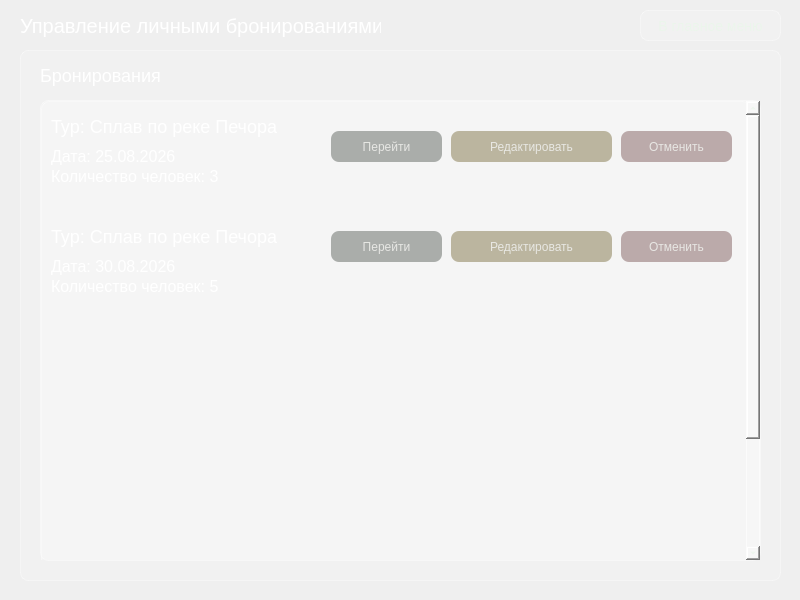
<?xml version="1.0" encoding="UTF-8"?>
<ui version="4.0">
 <class>Dialog</class>
 <widget class="QDialog" name="Dialog">
  <property name="geometry">
   <rect>
    <x>0</x>
    <y>0</y>
    <width>800</width>
    <height>600</height>
   </rect>
  </property>
  <property name="windowTitle">
   <string>Dialog</string>
  </property>
  <property name="styleSheet">
   <string notr="true">background-color: qlineargradient(spread:pad, x1:1, y1:1, x2:0, y2:0,
    stop:0 rgba(20, 65, 30, 255),
    stop:0.427447 rgba(35, 95, 55, 235),
    stop:1 rgba(110, 160, 90, 255));

</string>
  </property>
  <widget class="QLabel" name="label_Admin">
   <property name="geometry">
    <rect>
     <x>20</x>
     <y>10</y>
     <width>361</width>
     <height>31</height>
    </rect>
   </property>
   <property name="styleSheet">
    <string notr="true">background-color: none;
font-size: 20px;
border: none;
color: white;</string>
   </property>
   <property name="text">
    <string>Управление личными бронированиями</string>
   </property>
  </widget>
  <widget class="QFrame" name="frame_2">
   <property name="geometry">
    <rect>
     <x>20</x>
     <y>50</y>
     <width>761</width>
     <height>531</height>
    </rect>
   </property>
   <property name="styleSheet">
    <string notr="true">background-color: rgba(255, 255, 255, 0.15);
color: rgb(235, 245, 235);
border: 1px solid rgba(255, 255, 255, 0.35);
border-radius: 8px</string>
   </property>
   <property name="frameShape">
    <enum>QFrame::Shape::StyledPanel</enum>
   </property>
   <property name="frameShadow">
    <enum>QFrame::Shadow::Raised</enum>
   </property>
   <widget class="QLabel" name="label_5">
    <property name="geometry">
     <rect>
      <x>20</x>
      <y>10</y>
      <width>231</width>
      <height>31</height>
     </rect>
    </property>
    <property name="styleSheet">
     <string notr="true">background-color: none;
font-size: 18px;
border: none;
color: white;</string>
    </property>
    <property name="text">
     <string>Бронирования</string>
    </property>
   </widget>
   <widget class="QScrollArea" name="scrollArea_2">
    <property name="enabled">
     <bool>true</bool>
    </property>
    <property name="geometry">
     <rect>
      <x>20</x>
      <y>50</y>
      <width>721</width>
      <height>461</height>
     </rect>
    </property>
    <property name="horizontalScrollBarPolicy">
     <enum>Qt::ScrollBarPolicy::ScrollBarAlwaysOff</enum>
    </property>
    <property name="widgetResizable">
     <bool>false</bool>
    </property>
    <widget class="QWidget" name="scrollAreaWidgetContents_3">
     <property name="enabled">
      <bool>true</bool>
     </property>
     <property name="geometry">
      <rect>
       <x>0</x>
       <y>0</y>
       <width>710</width>
       <height>610</height>
      </rect>
     </property>
     <widget class="QLabel" name="label_TouristName_5">
      <property name="geometry">
       <rect>
        <x>10</x>
        <y>10</y>
        <width>291</width>
        <height>31</height>
       </rect>
      </property>
      <property name="styleSheet">
       <string notr="true">background-color: none;
font-size: 18px;
border: none;
color: white;</string>
      </property>
      <property name="text">
       <string>Тур: Сплав по реке Печора</string>
      </property>
     </widget>
     <widget class="QPushButton" name="pushButton_Profile_9">
      <property name="geometry">
       <rect>
        <x>290</x>
        <y>30</y>
        <width>111</width>
        <height>31</height>
       </rect>
      </property>
      <property name="styleSheet">
       <string notr="true">background-color: rgba(110, 115, 110, 140);
color: rgba(235, 235, 232, 235);
border: none;
border-radius: 8px;
padding: 8px 18px;</string>
      </property>
      <property name="text">
       <string>Перейти</string>
      </property>
     </widget>
     <widget class="QLabel" name="label_TouristName_9">
      <property name="geometry">
       <rect>
        <x>10</x>
        <y>40</y>
        <width>291</width>
        <height>31</height>
       </rect>
      </property>
      <property name="styleSheet">
       <string notr="true">background-color: none;
font-size: 16px;
border: none;
color: white;</string>
      </property>
      <property name="text">
       <string>Дата: 25.08.2026</string>
      </property>
     </widget>
     <widget class="QLabel" name="label_TouristName_13">
      <property name="geometry">
       <rect>
        <x>10</x>
        <y>60</y>
        <width>291</width>
        <height>31</height>
       </rect>
      </property>
      <property name="styleSheet">
       <string notr="true">background-color: none;
font-size: 16px;
border: none;
color: white;</string>
      </property>
      <property name="text">
       <string>Количество человек: 3</string>
      </property>
     </widget>
     <widget class="QLabel" name="label_TouristName_10">
      <property name="geometry">
       <rect>
        <x>10</x>
        <y>150</y>
        <width>291</width>
        <height>31</height>
       </rect>
      </property>
      <property name="styleSheet">
       <string notr="true">background-color: none;
font-size: 16px;
border: none;
color: white;</string>
      </property>
      <property name="text">
       <string>Дата: 30.08.2026</string>
      </property>
     </widget>
     <widget class="QLabel" name="label_TouristName_6">
      <property name="geometry">
       <rect>
        <x>10</x>
        <y>120</y>
        <width>291</width>
        <height>31</height>
       </rect>
      </property>
      <property name="styleSheet">
       <string notr="true">background-color: none;
font-size: 18px;
border: none;
color: white;</string>
      </property>
      <property name="text">
       <string>Тур: Сплав по реке Печора</string>
      </property>
     </widget>
     <widget class="QLabel" name="label_TouristName_14">
      <property name="geometry">
       <rect>
        <x>10</x>
        <y>170</y>
        <width>291</width>
        <height>31</height>
       </rect>
      </property>
      <property name="styleSheet">
       <string notr="true">background-color: none;
font-size: 16px;
border: none;
color: white;</string>
      </property>
      <property name="text">
       <string>Количество человек: 5</string>
      </property>
     </widget>
     <widget class="QPushButton" name="pushButton_Profile_11">
      <property name="geometry">
       <rect>
        <x>580</x>
        <y>30</y>
        <width>111</width>
        <height>31</height>
       </rect>
      </property>
      <property name="styleSheet">
       <string notr="true">background-color: rgba(140, 110, 110, 140);
color: rgba(235, 235, 232, 235);
border: none;
border-radius: 8px;
padding: 8px 18px;</string>
      </property>
      <property name="text">
       <string>Отменить</string>
      </property>
     </widget>
     <widget class="QPushButton" name="pushButton_Profile_12">
      <property name="geometry">
       <rect>
        <x>410</x>
        <y>30</y>
        <width>161</width>
        <height>31</height>
       </rect>
      </property>
      <property name="styleSheet">
       <string notr="true">background-color: rgba(140, 130, 90, 140);
color: rgba(235, 235, 232, 235);
border: none;
border-radius: 8px;
padding: 8px 18px;</string>
      </property>
      <property name="text">
       <string>Редактировать</string>
      </property>
     </widget>
     <widget class="QPushButton" name="pushButton_Profile_13">
      <property name="geometry">
       <rect>
        <x>580</x>
        <y>130</y>
        <width>111</width>
        <height>31</height>
       </rect>
      </property>
      <property name="styleSheet">
       <string notr="true">background-color: rgba(140, 110, 110, 140);
color: rgba(235, 235, 232, 235);
border: none;
border-radius: 8px;
padding: 8px 18px;</string>
      </property>
      <property name="text">
       <string>Отменить</string>
      </property>
     </widget>
     <widget class="QPushButton" name="pushButton_Profile_14">
      <property name="geometry">
       <rect>
        <x>410</x>
        <y>130</y>
        <width>161</width>
        <height>31</height>
       </rect>
      </property>
      <property name="styleSheet">
       <string notr="true">background-color: rgba(140, 130, 90, 140);
color: rgba(235, 235, 232, 235);
border: none;
border-radius: 8px;
padding: 8px 18px;</string>
      </property>
      <property name="text">
       <string>Редактировать</string>
      </property>
     </widget>
     <widget class="QPushButton" name="pushButton_Profile_10">
      <property name="geometry">
       <rect>
        <x>290</x>
        <y>130</y>
        <width>111</width>
        <height>31</height>
       </rect>
      </property>
      <property name="styleSheet">
       <string notr="true">background-color: rgba(110, 115, 110, 140);
color: rgba(235, 235, 232, 235);
border: none;
border-radius: 8px;
padding: 8px 18px;</string>
      </property>
      <property name="text">
       <string>Перейти</string>
      </property>
     </widget>
    </widget>
   </widget>
  </widget>
  <widget class="QPushButton" name="pushButton_Logout">
   <property name="geometry">
    <rect>
     <x>640</x>
     <y>10</y>
     <width>141</width>
     <height>31</height>
    </rect>
   </property>
   <property name="styleSheet">
    <string notr="true">background-color: rgba(255, 255, 255, 0.15);
color: rgb(235, 245, 235);
border: 1px solid rgba(255, 255, 255, 0.35);
border-radius: 8px;
font-size: 14px;</string>
   </property>
   <property name="text">
    <string>В главное меню</string>
   </property>
  </widget>
 </widget>
 <resources/>
 <connections/>
</ui>
